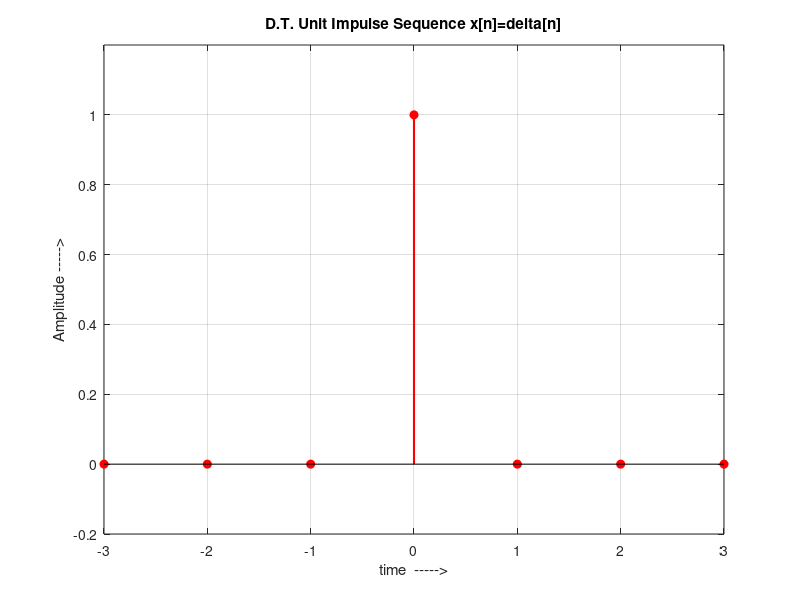
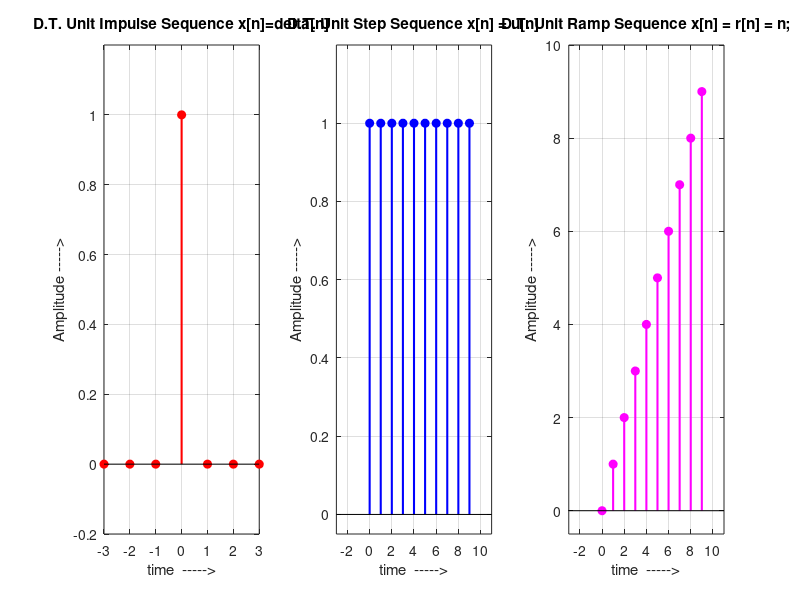
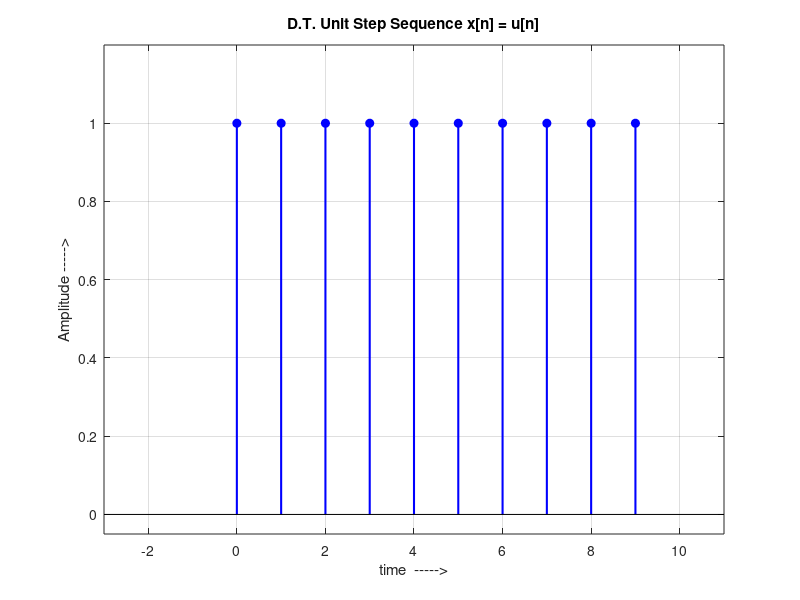
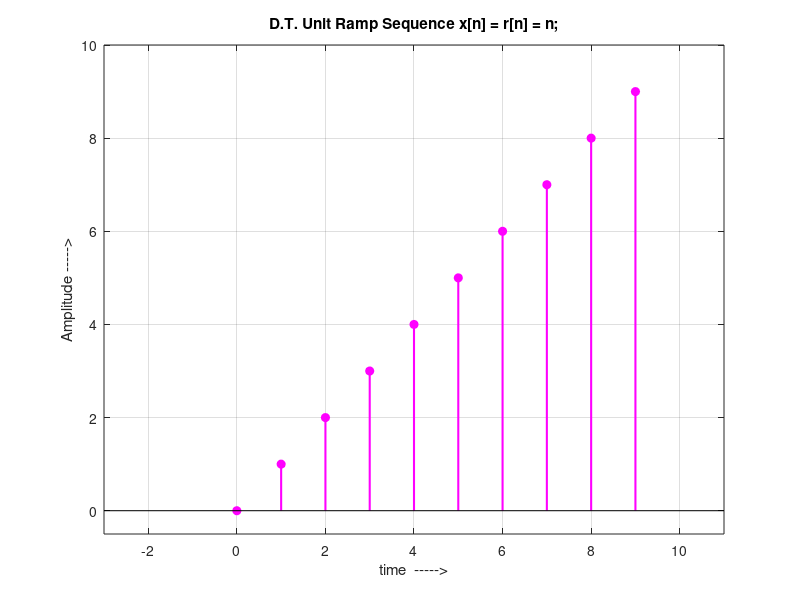

The MATLAB source for these figures, in order:

%  Program V1_2 

%%% Generation and Display of Basic Singularity functions for
%%% Discrete Time Sequences
%%% Developed by Dr. M. Venu Gopala Rao, 
%%% Email: mvgr03@kluniversity.in,  mvgr03@gmail.com,

clear all; close all; clc;

%%% (1) Generation of Unit Impulse / Sample sequence x[n]=delta[n]
n = -3:1:3;
x=[zeros(1,3), ones(1,1),zeros(1,3)];
figure(1); stem(n,x,'fill','r','LineWidth',1.5);
xlabel('time  ----->');ylabel('Amplitude ----->');
title('D.T. Unit Impulse Sequence x[n]=delta[n]');
axis([-3, 3,-0.2 1.2]); grid on;
% legend('Impulse');

% %%% =========================================================

%%% (2) Discrete Time Unit Step function / Sequence x[n] = u[n]
% N = input('enter the samples =  ');
N = 10;
n = 0:1:N-1;
x =ones(1,N);
figure(3);stem(n,x,'fill','b','LineWidth',1.5);
xlabel('time  ----->');ylabel('Amplitude ----->');
title('D.T. Unit Step Sequence x[n] = u[n]');grid on;
axis([-3, N+1,-0.05 1.2]); 

%%% =========================================================

%%% (3) Discrete Time Unit Ramp Sequence x[n] = r[n] = n;
N = 10;
n = 0:1:N-1;
figure(5);stem(n,n,'fill','m','LineWidth',1.5);
xlabel('time  ----->');ylabel('Amplitude ----->');
title('D.T. Unit Ramp Sequence x[n] = r[n] = n;');grid on;
axis([-3, N+1,-0.5 N]);

%%% =========== All Three signals in single figure ======================

n = -3:1:3;
x=[zeros(1,3), ones(1,1),zeros(1,3)];
figure();
subplot(1,3,1); stem(n,x,'fill','r','LineWidth',1.5);
xlabel('time  ----->');ylabel('Amplitude ----->');
title('D.T. Unit Impulse Sequence x[n]=delta[n]');
axis([-3, 3,-0.2 1.2]); grid on;

N = 10;
n = 0:1:N-1;
x =ones(1,N);
subplot(1,3,2); stem(n,x,'fill','b','LineWidth',1.5);
xlabel('time  ----->');ylabel('Amplitude ----->');
title('D.T. Unit Step Sequence x[n] = u[n]');grid on;
axis([-3, N+1,-0.05 1.2]); 

N = 10;
n = 0:1:N-1;
subplot(1,3,3);stem(n,n,'fill','m','LineWidth',1.5);
xlabel('time  ----->');ylabel('Amplitude ----->');
title('D.T. Unit Ramp Sequence x[n] = r[n] = n;');grid on;
axis([-3, N+1,-0.5 N]);
